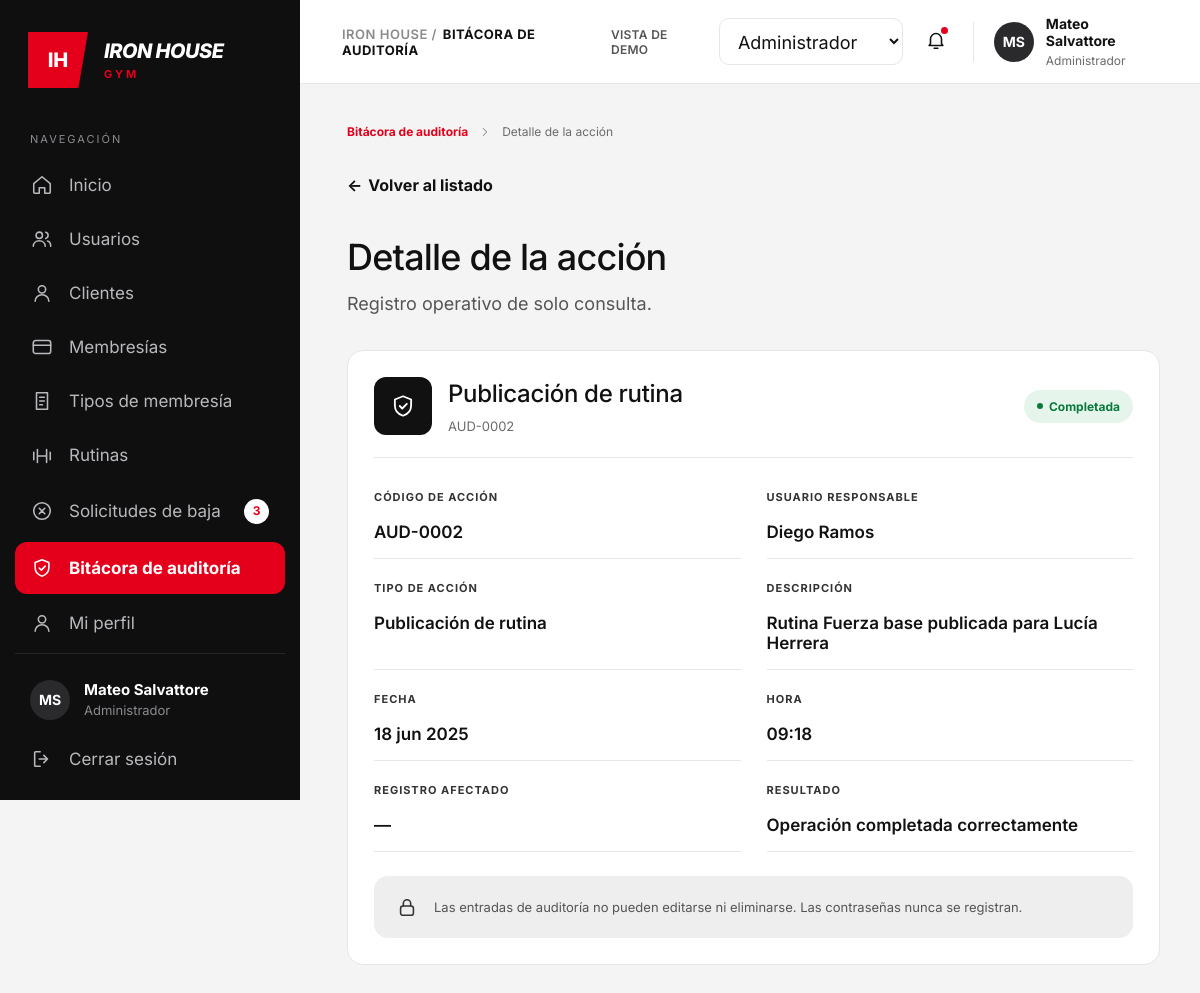
Screenshot of /admin/bitacora-detalle.php?id=2 (signed in) with the database file from the repository.
### tables this page shows
CREATE TABLE `bitacora_gym` (
  `id_bitacora` int(11) NOT NULL,
  `codigo` varchar(50) NOT NULL,
  `tipo` varchar(50) NOT NULL,
  `descripcion` text NOT NULL,
  `id_usuario` int(11) NOT NULL,
  `fecha_hora` datetime DEFAULT current_timestamp()
);

### admin/auditoria_config.php (called while the page is built, shortened)
<?php
function codigoAuditoria(int $id, ?string $codigoBd = null): string
{
    return ($codigoBd !== null && $codigoBd !== '') ? $codigoBd : sprintf('AUD-%04d', $id);
}

### admin/bitacora-detalle.php (the view, shortened to what this page needs)
<?php
require_once __DIR__ . '/helpers.php';
require_once __DIR__ . '/conexion.php';
require_once __DIR__ . '/auditoria_config.php';
$usuario = [
    'nombre' => $_SESSION['nombre_completo'] ?? 'Usuario',
    'rol'    => $_SESSION['rol'] ?? ''
];
$paginaActual = 'bitacora';
$solicitudesBaja = 3;
$menu = [
    'inicio'      => ['Inicio', 'home', 'administrador_panel.php'],
    'usuarios'    => ['Usuarios', 'users', 'usuarios.php'],
    'clientes'    => ['Clientes', 'user', 'clientes.php'],
    'membresias'  => ['Membresías', 'card', 'membresias.php'],
    'tiposd'      => ['Tipos de membresía', 'doc', 'tipos.php'],
    'rutinas'     => ['Rutinas', 'dumbbell', 'rutinas.php'],
    'solicitudes' => ['Solicitudes de baja', 'x-circle', 'solicitudes.php'],
    'bitacora'    => ['Bitácora de auditoría', 'shield', 'bitacora.php'],
    'perfil'      => ['Mi perfil', 'user', 'perfil.php'],
];
$mesesCortos = [
    'ene', 'feb', 'mar', 'abr', 'may', 'jun',
    'jul', 'ago', 'sep', 'oct', 'nov', 'dic'
];
function fechaCorta(string $fecha, array $meses): string
{
    $d = new DateTimeImmutable($fecha);
    return $d->format('d') . ' '
        . $meses[(int)$d->format('n') - 1] . ' '
        . $d->format('Y');
}
$id = (int)($_GET['id'] ?? 0);
$a = null;
$errorDb = '';
try {
    if ($id > 0) {
        $sql = "SELECT "
             . AUD_ID . " AS id, "
             . AUD_CODIGO . " AS codigo, "
             . AUD_TIPO . " AS tipo, "
             . AUD_DESC . " AS descripcion, "
             . AUD_USUARIO . " AS usuario_responsable, "
             . AUD_FECHA . " AS fecha_hora"
             . (AUD_REGISTRO !== null ? ", " . AUD_REGISTRO . " AS registro_afectado" : "")
             . (AUD_RESULTADO !== null ? ", " . AUD_RESULTADO . " AS resultado" : "")
             . " FROM " . AUD_FROM . " WHERE " . AUD_ID . " = ? LIMIT 1";
        $stmt = mysqli_prepare($cnx, $sql);
        mysqli_stmt_bind_param($stmt, 'i', $id);
        mysqli_stmt_execute($stmt);
        $a = mysqli_fetch_assoc(mysqli_stmt_get_result($stmt)) ?: null;
    }
} catch (Throwable $e) {
    error_log($e->getMessage());
    $errorDb = 'No se pudo cargar el detalle de la acción.';
}
if ($a !== null) {
    $codigo    = codigoAuditoria((int)$a['id'], (string)$a['codigo']);
    $dt        = new DateTimeImmutable((string)$a['fecha_hora']);
    $registro  = trim((string)($a['registro_afectado'] ?? ''));
    $resultado = trim((string)($a['resultado'] ?? ''));
    if ($resultado === '') {
        $resultado = 'Operación completada correctamente';
    }
    $conError = (bool)preg_match('/error|fall|rechaz/i', $resultado);
}
?>
<!DOCTYPE html>
<html lang="es">
<head>
  <link rel="stylesheet" href="css/style.css">
  <link rel="stylesheet" href="css/usuarios.css">
  <link rel="stylesheet" href="css/modal.css">
  <link rel="stylesheet" href="css/usuario_detalle.css">
  <link rel="stylesheet" href="css/bitacora_detalle.css">
</head>
<body>
<div class="layout">
  <aside class="sidebar">
    <div class="brand">
      <div class="brand-mark">IH</div>
      <div class="brand-text">
        <span class="brand-name">IRON HOUSE</span>
        <span class="brand-sub">GYM</span>
      </div>
    </div>
    <p class="nav-title">Navegación</p>
    <nav class="nav">
      <?php foreach ($menu as $clave => [$texto, $ico, $url]): ?>
        <a href="<?= e($url) ?>" class="nav-item <?= $clave === $paginaActual ? 'is-active' : '' ?>">
          <?= icono($ico, 22) ?>
          <span><?= e($texto) ?></span>
          <?php if ($clave === 'solicitudes' && $solicitudesBaja > 0): ?>
            <span class="badge-count"><?= $solicitudesBaja ?></span>
          <?php endif; ?>
        </a>
      <?php endforeach; ?>
    </nav>
    <div class="sidebar-footer">
      <div class="sidebar-user">
        <span class="avatar avatar-dark"><?= e(iniciales($usuario['nombre'])) ?></span>
        <div>
          <strong><?= e($usuario['nombre']) ?></strong>
          <small><?= e($usuario['rol']) ?></small>
        </div>
      </div>
      <a href="logout.php" class="nav-item" data-abrir-modal="modal-cerrar-sesion"><?= icono('logout', 22) ?><span>Cerrar sesión</span></a>
    </div>
  </aside>
  <div class="main">
    <header class="topbar">
      <div class="breadcrumb"><span>IRON HOUSE /</span> <b>BITÁCORA DE AUDITORÍA</b></div>
      <div class="topbar-right">
        <span class="demo-label">VISTA DE DEMO</span>
        <select class="role-select" aria-label="Rol de la vista de demo" onchange="redirigir(this)">
          <option value="administrador_panel.php" selected>Administrador</option>
        </select>
        <button class="bell" aria-label="Notificaciones">
          <?= icono('bell', 22) ?><i class="bell-dot"></i>
        </button>
        <div class="user-chip">
          <span class="avatar avatar-dark"><?= e(iniciales($usuario['nombre'])) ?></span>
          <div>
            <strong><?= e($usuario['nombre']) ?></strong>
            <small><?= e($usuario['rol']) ?></small>
          </div>
        </div>
      </div>
    </header>
    <main class="content detail">
      <nav class="crumbs" aria-label="Ruta de navegación">
        <a href="bitacora.php">Bitácora de auditoría</a>
        <?= icono('chevron', 14) ?>
        <span>Detalle de la acción</span>
      </nav>
      <a href="bitacora.php" class="back-link"><span aria-hidden="true">←</span> Volver al listado</a>
      <?php if ($errorDb !== ''): ?>
        <p class="page-alert page-alert-error" role="alert"><?= e($errorDb) ?></p>
      <?php elseif ($a === null): ?>
        <h1>Registro no encontrado</h1>
        <p class="lead">La acción que buscas no existe. <a href="bitacora.php" class="link-red">Volver al listado</a></p>
      <?php else: ?>
        <h1>Detalle de la acción</h1>
        <p class="lead">Registro operativo de solo consulta.</p>
        <section class="panel audit-card">
          <div class="audit-head">
            <span class="audit-icon" aria-hidden="true"><?= icono('shield', 26) ?></span>
            <div class="audit-title">
              <h2><?= e((string)$a['tipo']) ?></h2>
              <small><?= e($codigo) ?></small>
            </div>
            <span class="pill <?= $conError ? 'pill-bad' : 'pill-ok' ?>">
              <i></i><?= $conError ? 'Con error' : 'Completada' ?>
            </span>
          </div>
          <dl class="data-grid">
            <div><dt>Código de acción</dt><dd><?= e($codigo) ?></dd></div>
            <div><dt>Usuario responsable</dt><dd><?= e((string)$a['usuario_responsable']) ?></dd></div>
            <div><dt>Tipo de acción</dt><dd><?= e((string)$a['tipo']) ?></dd></div>
            <div><dt>Descripción</dt><dd><?= e((string)$a['descripcion']) ?></dd></div>
            <div><dt>Fecha</dt><dd><?= e(fechaCorta($dt->format('Y-m-d'), $mesesCortos)) ?></dd></div>
            <div><dt>Hora</dt><dd><?= e($dt->format('H:i')) ?></dd></div>
            <div><dt>Registro afectado</dt><dd><?= $registro !== '' ? e($registro) : '—' ?></dd></div>
            <div><dt>Resultado</dt><dd><?= e($resultado) ?></dd></div>
          </dl>
          <div class="audit-note">
            <?= icono('lock', 22) ?>
            <p>Las entradas de auditoría no pueden editarse ni eliminarse. Las contraseñas nunca se registran.</p>
          </div>
        </section>
      <?php endif; ?>
    </main>
  </div>
</div>
</body>
</html>

### admin/css/style.css (style rules this page uses)
:root { --red: #e4001b; --ink: #111111; --sidebar: #0f0f10; --bg: #f4f4f4; --card: #ffffff; --line: #e6e6e6; --muted: #6b6b6b; --green: #0a7a3c; --amber-bg: #fdf1cf; --amber-fg: #8a5a00; --radius: 16px; --sidebar-w: 300px; }
* { box-sizing: border-box; margin: 0; padding: 0; }
html { font-family: "Inter", system-ui, -apple-system, "Segoe UI", sans-serif; }
body { background: var(--bg); color: var(--ink); -webkit-font-smoothing: antialiased; }
a { color: inherit; text-decoration: none; }
.layout { display: grid; grid-template-columns: var(--sidebar-w) 1fr; min-height: 100vh; }
.sidebar { background: var(--sidebar); color: #b9b9bd; padding: 32px 15px 16px; display: flex; flex-direction: column; position: sticky; top: 0; height: 100vh; overflow-y: auto; }
.brand { display: flex; align-items: center; gap: 16px; padding: 0 12px 0 13px; margin-bottom: 44px; }
.brand-mark { width: 60px; height: 56px; background: var(--red); color: #fff; display: grid; place-items: center; font-weight: 800; font-size: 20px; clip-path: polygon(0 0, 100% 0, 84% 100%, 0 100%); }
.brand-text { display: flex; flex-direction: column; line-height: 1; }
.brand-name { color: #fff; font-style: italic; font-weight: 800; font-size: 20px; letter-spacing: -.5px; }
.brand-sub { color: var(--red); font-weight: 700; font-size: 11px; letter-spacing: 3px; margin-top: 8px; }
.nav-title { font-size: 11px; letter-spacing: 2px; text-transform: uppercase; color: #8a8a8f; padding: 0 15px; margin-bottom: 14px; }
.nav { display: flex; flex-direction: column; gap: 4px; }
.nav-item { display: flex; align-items: center; gap: 16px; padding: 14px 16px; border-radius: 12px; font-size: 17px; line-height: 1.3; transition: background .15s, color .15s; }
.nav-item.is-active { background: var(--red); color: #fff; font-weight: 700; padding: 15px 16px; }
.nav-item span:not(.badge-count) { flex: 1; }
.badge-count { width: 25px; height: 25px; border-radius: 50%; background: #fff; color: var(--red); font-size: 12px; font-weight: 700; display: grid; place-items: center; }
.sidebar-footer { margin-top: auto; border-top: 1px solid #262628; padding-top: 18px; }
.sidebar-user { display: flex; align-items: center; gap: 14px; padding: 8px 15px 14px; }
.sidebar-user strong { display: block; color: #fff; font-size: 15px; }
.sidebar-user small { font-size: 13px; color: #8a8a8f; }
.topbar { height: 84px; background: #fff; border-bottom: 1px solid var(--line); display: flex; align-items: center; justify-content: space-between; padding: 0 44px 0 42px; }
.breadcrumb { font-size: 13px; letter-spacing: .5px; color: #8a8a8a; font-weight: 600; }
.breadcrumb b { color: var(--ink); font-weight: 700; margin-left: 2px; }
.topbar-right { display: flex; align-items: center; gap: 12px; }
.demo-label { font-size: 12px; font-weight: 600; color: #555; letter-spacing: .3px; margin-right: 2px; }
.role-select { font: inherit; font-size: 18px; padding: 11px 14px; border: 1px solid var(--line); border-radius: 10px; background: #fff; color: var(--ink); min-width: 184px; }
.bell { position: relative; background: none; border: 0; cursor: pointer; padding: 10px; color: var(--ink); }
.bell-dot { position: absolute; top: 8px; right: 9px; width: 7px; height: 7px; border-radius: 50%; background: var(--red); }
.user-chip { display: flex; align-items: center; gap: 12px; }
.user-chip strong { display: block; font-size: 14px; }
.user-chip small { font-size: 12px; color: var(--muted); }
.avatar { width: 40px; height: 40px; border-radius: 50%; display: grid; place-items: center; font-weight: 700; font-size: 14px; color: #fff; background: #2a2a2d; flex: none; }
.avatar-dark { background: #2a2a2d; }
.content { padding: 8px 40px 40px 47px; }
h1 { font-size: 36px; font-weight: 500; letter-spacing: -.8px; margin: 12px 0 10px; }
.lead { font-size: 18px; color: #555; margin-bottom: 36px; }
.panel { background: var(--card); border: 1px solid var(--line); border-radius: var(--radius); padding: 26px 26px 12px; }
.pill { display: inline-flex; align-items: center; gap: 6px; background: var(--amber-bg); color: var(--amber-fg); font-weight: 700; font-size: 13px; padding: 10px 14px; border-radius: 999px; }
.pill i { width: 6px; height: 6px; border-radius: 50%; background: currentColor; }
.pill-ok { background: #e6f5ec; color: var(--green); }

### admin/css/usuarios.css (style rules this page uses)
.pill { padding: 9px 13px; font-size: 12px; }

### rows the page displays
bitacora_gym: tipo "Publicación de rutina", codigo "AUD-0002", descripcion "Rutina Fuerza base publicada para Lucía Herrera", fecha_hora "18 jun 2025", fecha_hora "09:18"

### other values shown
$texto "Inicio"
$texto "Usuarios"
$texto "Clientes"
$texto "Membresías"
$texto "Tipos de membresía"
$texto "Rutinas"
$texto "Solicitudes de baja"
$texto "Bitácora de auditoría"
$texto "Mi perfil"
iniciales($usuario['nombre']) "MS"
$usuario['nombre'] "Mateo Salvattore"
$usuario['rol'] "Administrador"
$a['usuario_responsable'] "Diego Ramos"
$resultado "Operación completada correctamente"
